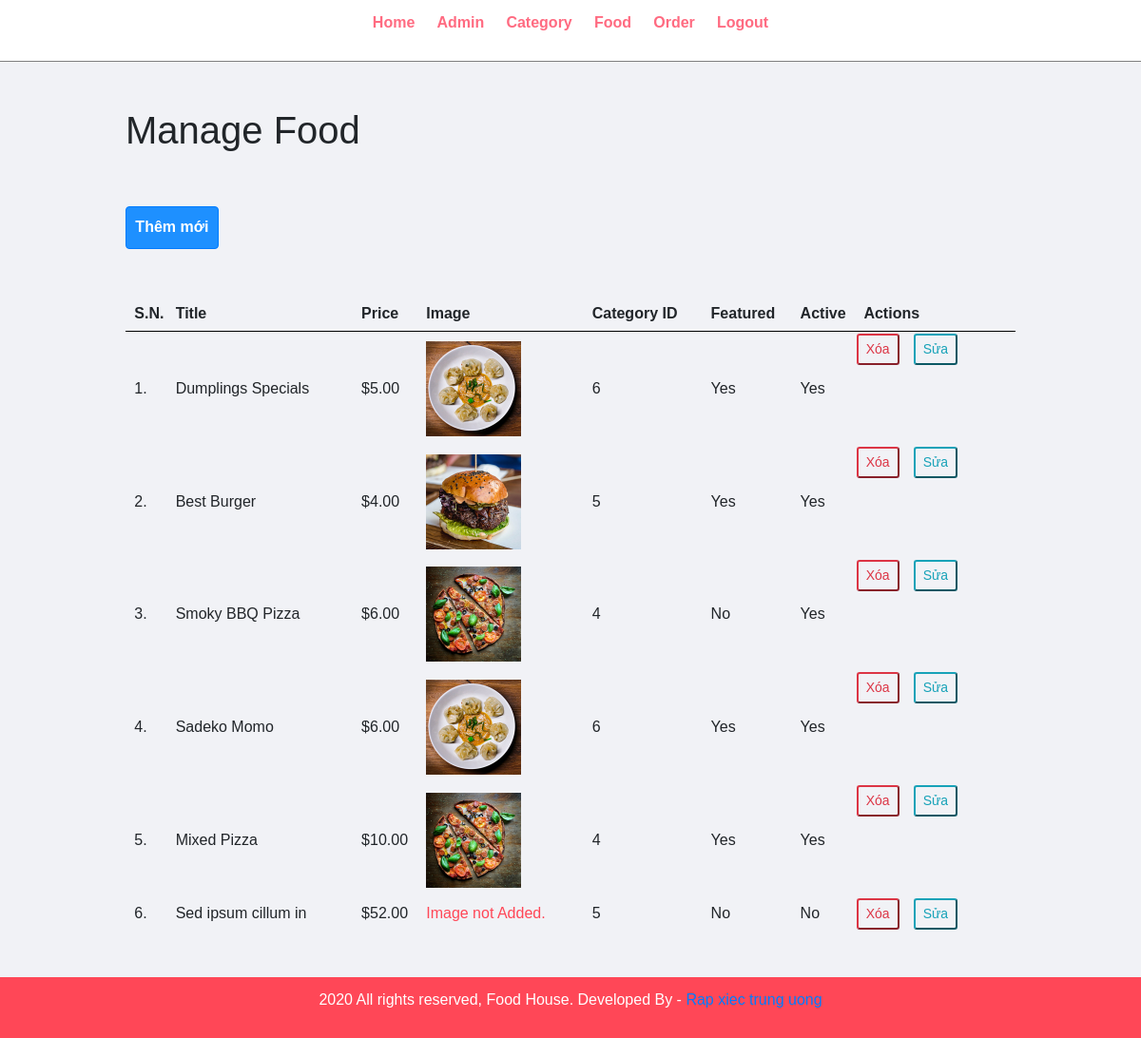
Page /view/admin/manage-food.php (signed in) on the committed database.
### tables this page shows
CREATE TABLE `tbl_food` (
  `id` int(10) UNSIGNED NOT NULL,
  `title` varchar(100) NOT NULL,
  `description` text NOT NULL,
  `price` decimal(10,2) NOT NULL,
  `image_name` varchar(255) NOT NULL,
  `category_id` int(10) UNSIGNED NOT NULL,
  `featured` varchar(10) NOT NULL,
  `active` varchar(10) NOT NULL
);

### view/admin/manage-food.php (the view, shortened to what this page needs)
<?php include('partials/menu.php'); ?>
<div class="main-content">
    <div class="wrapper">
        <h1>Manage Food</h1>
        <br /><br />
        <button class="btn btn-primary btnAddFood">Thêm mới</button>
                <table class="tbl-full">
                    <tr>
                        <th>S.N.</th>
                        <th>Title</th>
                        <th>Price</th>
                        <th>Image</th>
                        <th>Category ID</th>
                        <th>Featured</th>
                        <th>Active</th>
                        <th>Actions</th>
                    </tr>
                    <?php
                        $sql = "SELECT * FROM tbl_food";
                        $res = mysqli_query($conn, $sql);
                        $count = mysqli_num_rows($res);
                        $sn=1;
                        if($count>0)
                        {
                            while($row=mysqli_fetch_assoc($res))
                            {
                                $id = $row['id'];
                                $title = $row['title'];
                                $price = $row['price'];
                                $image_name = $row['image_name'];
                                $category_id = $row['category_id'];
                                $featured = $row['featured'];
                                $active = $row['active'];
                                ?>
                                <tr>
                                    <td><?php echo $sn++; ?>. </td>
                                    <td><?php echo $title; ?></td>
                                    <td>$<?php echo $price; ?></td>
                                    <td>
                                        <?php
                                            if($image_name=="")
                                            {
                                                echo "<div class='error'>Image not Added.</div>";
                                            }
                                            else
                                            {
                                                ?>
                                                <img src="<?php echo Ppath; ?>images/food/<?php echo $image_name; ?>" width="100px" height="100px">
                                                <?php
                                            }
                                        ?>
                                    </td>
                                    <td><?php echo $category_id;?></td>
                                    <td><?php echo $featured; ?></td>
                                    <td><?php echo $active; ?></td>
                                    <td class="d-flex">
                                        <form class="form-delete-food" action="" method="POST">
                                            <button name="btnDel" type="submit" class="btn-food btn-outline-danger btn-sm">Xóa</button>
                                        </form>
                                        <button id="btnEdit<?php echo $id; ?>" onclick="buttonEdit(this.id)"type="click" class="bth-food btn-outline-info btn-sm">Sửa</button>
                                    </td>
                                </tr>
                                <?php
                            }
                        }
                        else
                        {
                            echo "<tr> <td colspan='7' class='error'> Food not Added Yet. </td> </tr>";
                        }
                    ?>
                </table>
    </div>
</div>
<?php include('partials/footer.php'); ?>

### view/admin/partials/menu.php (shortened to what this page needs)
<html>
    <head>
        <link rel="stylesheet" href="https://maxcdn.bootstrapcdn.com/bootstrap/4.0.0/css/bootstrap.min.css">
        <link rel="stylesheet" href="<?php echo Ppath; ?>css/admin.css">
    </head>
    <body>
        <div class="menu text-center">
            <div class="wrapper">
                <ul>
                    <li><a href="index.php">Home</a></li>
                    <li><a href="manage-admin.php">Admin</a></li>
                    <li><a href="manage-category.php">Category</a></li>
                    <li><a href="manage-food.php">Food</a></li>
                    <li><a href="manage-order.php">Order</a></li>
                    <li><a href="logout.php">Logout</a></li>
                </ul>
            </div>
        </div>

### view/admin/partials/footer.php
<div class="footer">
            <div class="wrapper">
                <p class="text-center">2020 All rights reserved, Food House. Developed By - <a href="#"> Rap xiec trung uong</a></p>
            </div>
        </div>
    </body>
</html>

### public/css/admin.css (style rules this page uses)
* { margin: 0; padding: 0; font-family: Arial, Helvetica, sans-serif; }
.wrapper { padding: 1%; width: 80%; margin: 0 auto; }
.text-center { text-align: center; }
.tbl-full { width: 100%; }
table tr th { border-bottom: 1px solid black; padding: 1%; text-align: left; }
table tr td { padding: 1%; }
.btn-primary { background-color: #1e90ff; padding: 1%; color: white; text-decoration: none; font-weight: bold; }
.error { color: #ff4757; }
.menu { border-bottom: 1px solid grey; }
.menu ul { list-style-type: none; }
.menu ul li { display: inline; padding: 1%; }
.menu ul li a { text-decoration: none; font-weight: bold; color: #ff6b81; }
.main-content { background-color: #f1f2f6; padding: 3% 0; }
.footer { background-color: #ff4757; color: white; }
table { margin-top: 50px; }
table button { margin-right: 15px; }

### rows in the picture
tbl_food: title "Dumplings Specials", price "5.00", image_name (picture), category "6", featured "Yes", active "Yes"
tbl_food: title "Best Burger", price "4.00", image_name (picture), category "5", featured "Yes", active "Yes"
tbl_food: title "Smoky BBQ Pizza", price "6.00", image_name (picture), category "4", featured "No", active "Yes"
tbl_food: title "Sadeko Momo", price "6.00", image_name (picture), category "6", featured "Yes", active "Yes"
tbl_food: title "Mixed Pizza", price "10.00", image_name (picture), category "4", featured "Yes", active "Yes"
tbl_food: title "Sed ipsum cillum in", price "52.00", image_name "Image not Added.", category "5", featured "No", active "No"
